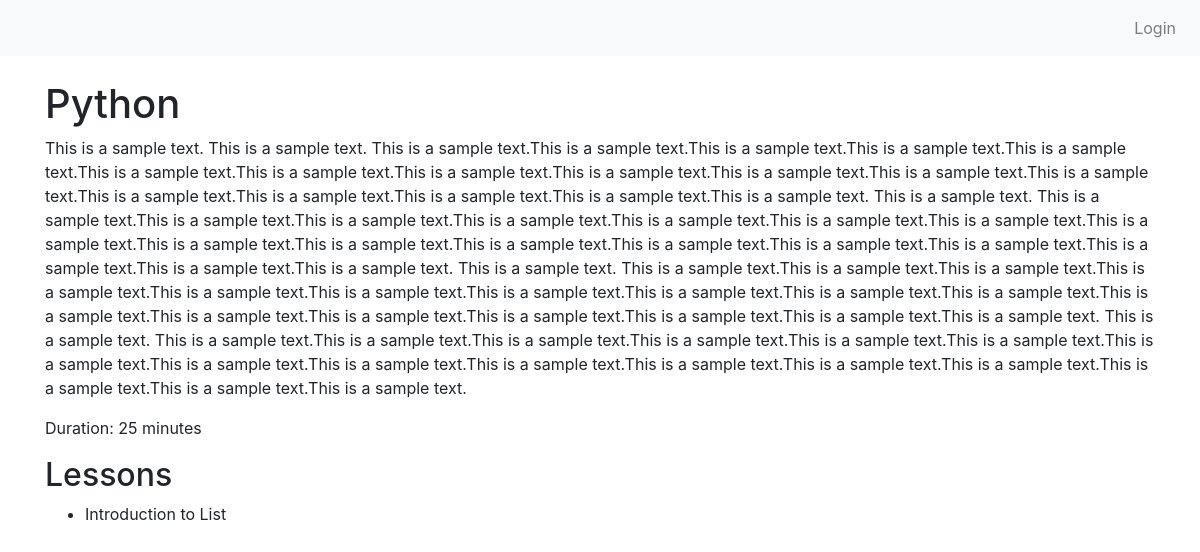
Screenshot of /users/course/4/ with the database file from the repository.
### learner/models.py (models this page shows, shortened)
class Course(models.Model):
    title = models.CharField(max_length=200)
    description = models.TextField()
    duration = models.IntegerField(help_text="Duration in minutes")

class Lesson(models.Model):
    course = models.ForeignKey(Course, on_delete=models.CASCADE, related_name="lessons")
    title = models.CharField(max_length=200)
    content = models.TextField()
    order = models.IntegerField()

### learner/views.py (the view)
# urls.py: path('course/<int:pk>/', views.CourseDetailView.as_view(), name='course-detail'),
class CourseDetailView(DetailView):
    model = Course
    template_name = 'courses/course_detail.html'
    context_object_name = 'course'

### learner/templates/courses/course_detail.html (shortened to what this page needs)
{% extends "courses/base.html" %}
{% block content %}
<h1>{{ course.title }}</h1>
<p>{{ course.description }}</p>
<p>Duration: {{ course.duration }} minutes</p>
<h2>Lessons</h2>
<ul>
  {% for lesson in course.lessons.all %}
    <li>{{ lesson.title }}</li>
  {% endfor %}
</ul>
{% endblock %}

### rows the page displays
Course: title "Python", description "This is a sample text. This is a sample text. This is a sample text.This is a sample text.This is a sample text.This is a sample text.This is a sample text.This is a sample text.This is a sample text.This is a sample text.This is a sample text.This is a sample text.This is a sample text.This is a sample text.This is a sample text.This is a sample text.This is a sample text.This is a sample text.This is a sample text. This is a sample text. This is a sample text.This is a sample text.This is a sample text.This is a sample text.This is a sample text.This is a sample text.This is a sample text.This is a sample text.This is a sample text.This is a sample text.This is a sample text.This is a…", duration "25"
Lesson: title "Introduction to List"
